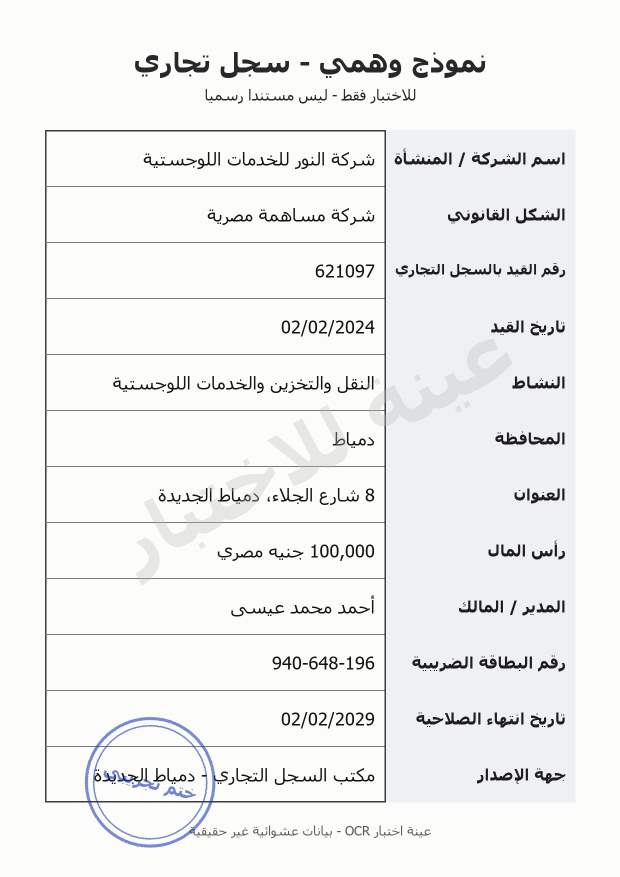
#> input picture images/sample_01_clean.jpg, 1240 x 1754 px (shown at 1/2 size)
$ python -i preprocess.py   (imports and definitions only)   (older library calls are emulated)
#> lines starting #> are read from the running program, lines starting #| are printed output that depends on the picture; after the words box and inside, x2 and y2 are one past the last pixel; in counts of white or black regions, pixels touching at a corner belong together
"""
Enforced OpenCV Preprocessing Gate & Quality Assessment.

Every image entering any OCR engine MUST pass through `preprocess_image(...)` and be
wrapped in a `PreprocessResult` object. OCR engines reject raw numpy arrays.

Configurable steps (for ablation & production tuning):
  1. Orientation check (EXIF already applied in ingest + optional 90/180/270 Tesseract OSD)
  2. Resolution normalization (~200-300 DPI equivalent, bounded for CPU speed)
  3. Perspective correction (4-corner contour warp for phone photos when clearly quadrilateral)
  4. Fine deskew (Hough line transform, |angle| > 0.5 deg)
  5. Blue/violet stamp ink suppression (HSV mask protecting dark neutral text pixels)
  6. Illumination / shadow normalization (background estimation + division)
  7. CLAHE contrast enhancement
  8. Mild dot-preserving denoising (bilateral / gentle fastNlMeans)
  9. Conditional mild sharpening (only when blurry, preserving Arabic dots)
  10. Optional Variant B (adaptive-threshold binarization)
"""

from __future__ import annotations

import math
from dataclasses import dataclass, field
from typing import Any, Dict, List, Optional, Tuple, Union

import cv2
import numpy as np
from PIL import Image


@dataclass
class PreprocessConfig:
    """Toggles for every CV preprocessing step (defaults verified on dev + held-out eval)."""

    fix_orientation: bool = True
    perspective_correction: bool = True
    deskew: bool = True                 # Kept: +4.2% All12, +50% Office in ablation
    stamp_suppression: bool = True      # Kept: +4.2% All12, +50% Office in ablation
    illumination_norm: bool = True      # Kept: +4.2% All12 in ablation
    clahe: bool = True                  # Kept: disabling with denoise regressed held-out digit acc 98.65% -> 92.79%
    denoise: bool = True                # Kept: disabling with clahe regressed held-out Clean/Scan accuracy
    conditional_sharpen: bool = False   # Disabled: 0% gain in ablation
    generate_variant_b: bool = False    # Disabled: 0% gain at +36% latency in ablation
    target_min_short_side: int = 1100
    target_max_long_side: int = 2100


@dataclass
class PreprocessResult:
    """Mandatory input container for all OCR engines (enforces preprocessing gate)."""

    variant_a: np.ndarray  # Grayscale/enhanced uint8 image (primary)
    variant_b: Optional[np.ndarray]  # Adaptive-binarized uint8 image (optional)
    color_clean: np.ndarray  # Oriented/deskewed BGR uint8 image (for UI crop & HSV inspection)
    quality: Dict[str, Any]
    report: Dict[str, Any]
    page: int = 1
    _gate_token: str = field(default="regocr_preprocessed_v3", repr=False)


def to_cv2_image(image_input: Union[str, np.ndarray, Image.Image]) -> np.ndarray:
    """Converts a file path, PIL Image, or numpy array to a BGR cv2 image."""
    if isinstance(image_input, str):
        img = cv2.imread(image_input)
        if img is None:
            raise FileNotFoundError(f"Could not load image: {image_input}")
        return img
    elif isinstance(image_input, Image.Image):
        rgb = np.array(image_input.convert("RGB"))
        return cv2.cvtColor(rgb, cv2.COLOR_RGB2BGR)
    elif isinstance(image_input, np.ndarray):
        if image_input.ndim == 2:
            return cv2.cvtColor(image_input, cv2.COLOR_GRAY2BGR)
        if image_input.ndim == 3 and image_input.shape[2] == 4:
            return cv2.cvtColor(image_input, cv2.COLOR_BGRA2BGR)
        return image_input.copy()
    raise TypeError(f"Unsupported image type: {type(image_input)}")


def to_grayscale(img: np.ndarray) -> np.ndarray:
    """Converts image to single-channel grayscale if needed."""
    if img.ndim == 2:
        return img
    if img.ndim == 3:
        if img.shape[2] == 4:
            img = cv2.cvtColor(img, cv2.COLOR_BGRA2BGR)
        return cv2.cvtColor(img, cv2.COLOR_BGR2GRAY)
    raise ValueError(f"Invalid image shape: {img.shape}")


def detect_coarse_orientation(gray: np.ndarray) -> int:
    """Detect 0/90/180/270 degree rotation using Tesseract OSD if available; returns 0 if unsure."""
    try:
        import pytesseract

        h, w = gray.shape[:2]
        # Downscale for speed
        scale = min(1.0, 1000.0 / max(h, w))
        small = cv2.resize(gray, (int(w * scale), int(h * scale)), interpolation=cv2.INTER_AREA) if scale < 1.0 else gray
        osd = pytesseract.image_to_osd(small, output_type=pytesseract.Output.DICT)
        rot = int(osd.get("rotate", 0))
        conf = float(osd.get("orientation_conf", 0.0))
        if rot in (90, 180, 270) and conf >= 3.0:
            return rot
    except Exception:
        pass
    return 0


# [8 lines left out: function rotate_90_multiples, not called in this run]


def detect_skew_angle(gray: np.ndarray) -> float:
    """Detects fine skew angle in degrees (-30 to +30) using Hough line transform."""
    h, w = gray.shape[:2]
    max_dim = 1200
    if max(h, w) > max_dim:
        scale = max_dim / max(h, w)
        small = cv2.resize(gray, (int(w * scale), int(h * scale)), interpolation=cv2.INTER_AREA)
    else:
        small = gray

    edges = cv2.Canny(small, 50, 150, apertureSize=3)
    lines = cv2.HoughLinesP(
        edges, 1, np.pi / 180, threshold=90, minLineLength=int(small.shape[1] * 0.15), maxLineGap=20
    )

    angles: List[float] = []
    if lines is not None and len(lines) > 0:
        for x1, y1, x2, y2 in lines.reshape(-1, 4):
            dx = int(x2) - int(x1)
            dy = int(y2) - int(y1)
            if dx == 0:
                continue
            angle = math.degrees(math.atan2(dy, dx))
            if -25.0 <= angle <= 25.0:
                angles.append(angle)

    if angles:
        return float(np.median(angles))
    return 0.0


# [146 lines left out: functions rotate_image, _order_quad_points, try_perspective_correction, suppress_colored_stamps, normalize_illumination, not called in this run]


def assess_image_quality(image: Union[np.ndarray, Image.Image]) -> Dict[str, Any]:
    """Computes quality score [0.0 - 1.0] and detects actionable quality issues.

    Uses noise-decoupled blur (`Laplacian(GaussianBlur(3x3))`) so heavy grain noise
    cannot disguise a blurry image as sharp.
    """
    img = to_cv2_image(image)
    gray = to_grayscale(img)
    h, w = gray.shape[:2]
#> h = 1754; w = 1240
    issues: List[str] = []

    # 1. Resolution (measured on original input before upscaling!)
    min_dim = min(h, w)
#> min_dim = 1240
    total_pixels = h * w
#> total_pixels = 2174960
    if min_dim < 800 or total_pixels < 780_000:
        issues.append("low_resolution")

    # Normalize evaluation scale to ~1000px long side so DPI differences don't distort blur/noise
    norm_scale = 1000.0 / max(h, w)
#> norm_scale = 0.57
    eval_gray = (
        cv2.resize(gray, (int(w * norm_scale), int(h * norm_scale)), interpolation=cv2.INTER_AREA)
        if norm_scale < 1.0
        else gray
    )
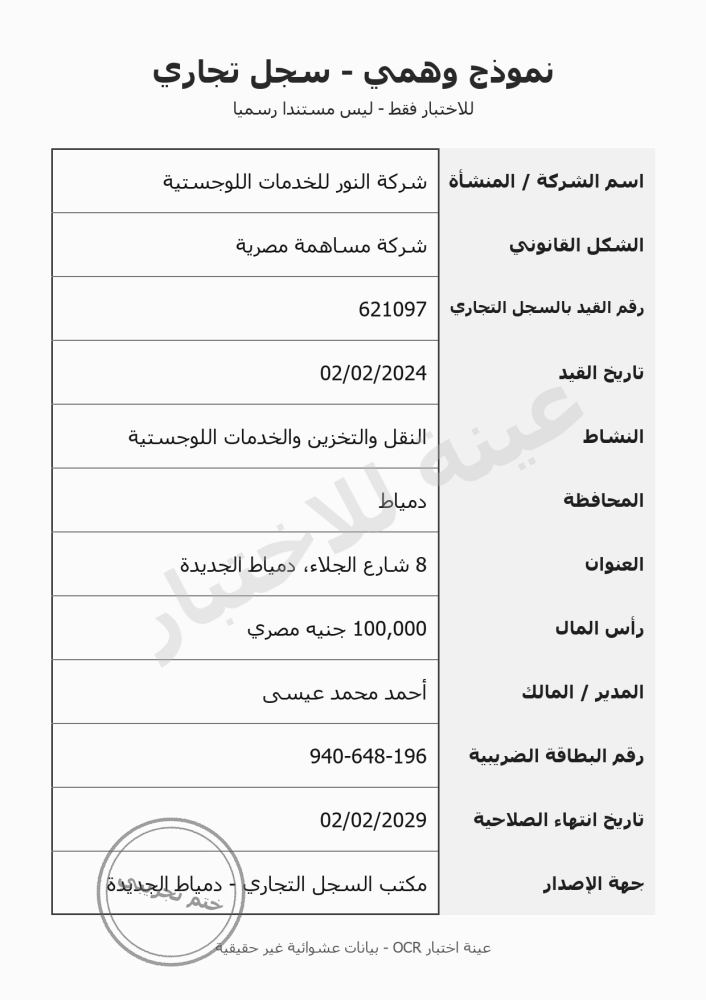
#> eval_gray: shape (1000, 706); min 17, max 254, mean 239.9

    # 2. Noise-decoupled blur via Laplacian variance after 3x3 Gaussian smoothing
    smooth3 = cv2.GaussianBlur(eval_gray, (3, 3), 0)
    lap_var = float(cv2.Laplacian(smooth3, cv2.CV_64F).var())
#> lap_var = 386.6
    if lap_var < 72.0:
        issues.append("blurry")

    # 3. Brightness / Darkness
    mean_val = float(np.mean(eval_gray))
#> mean_val = 239.9
    if mean_val < 65.0:
        issues.append("dark")

    # 4. Skew
    skew = detect_skew_angle(eval_gray)
#> in detect_skew_angle, `edges = cv2.Canny(small, 50, 150, apertureSize=3)`:
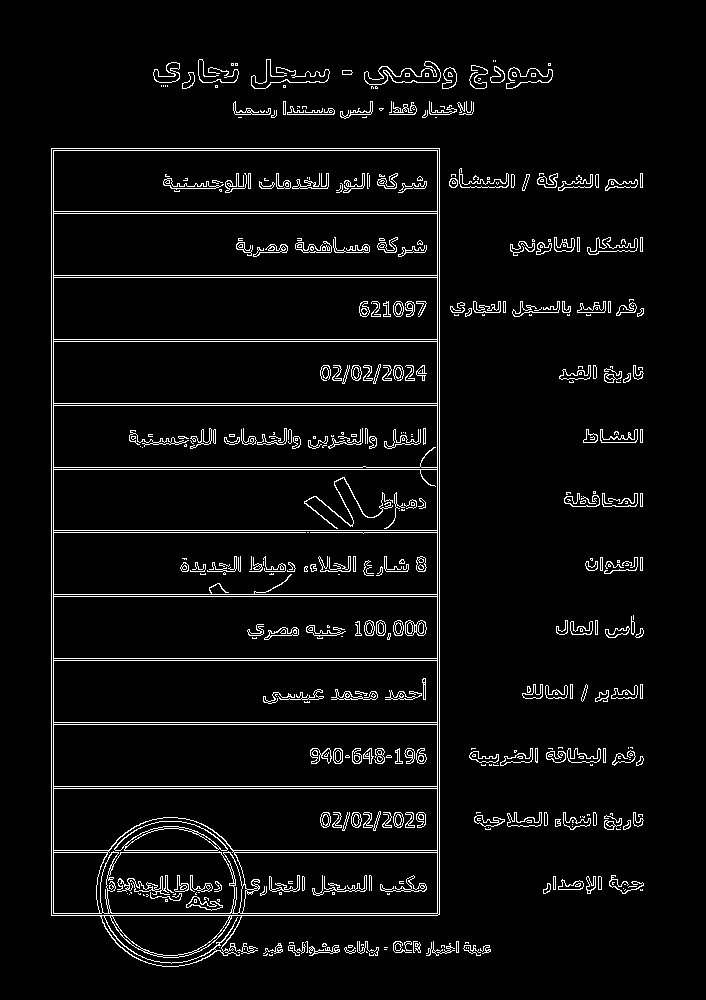
#> edges: shape (1000, 706); 4.8% white in thin lines or dots, all inside (x1, y1, x2, y2) = (51, 59, 644, 967)
#> in detect_skew_angle, `lines = cv2.HoughLinesP( edges, 1, np.pi / 180, threshold=90, minLineL..`: lines = 93 rows, first 6: [53, 915, 53, 148], [437, 915, 437, 148], [439, 914, 439, 148], [51, 915, 51, 148], [54, 341, 436, 341], [54, 150, 436, 150]
#> the loop in detect_skew_angle, `for x1, y1, x2, y2 in lines.reshape(-1, 4):` made 93 passes
#> (x1, y1, x2, y2, dx, dy, angle) on passes 5 to 16: (54, 341, 436, 341, 382, 0, 0), (54, 150, 436, 150, 382, 0, 0), (54, 213, 436, 213, 382, 0, 0), (54, 786, 436, 786, 382, 0, 0), (54, 913, 436, 913, 382, 0, 0), (54, 532, 436, 532, 382, 0, 0), (54, 658, 436, 658, 382, 0, 0), (54, 275, 436, 275, 382, 0, 0), (52, 915, 436, 915, 384, 0, 0), (54, 403, 436, 403, 382, 0, 0), (54, 530, 436, 530, 382, 0, 0), (54, 594, 436, 594, 382, 0, 0)
#> (dx, dy, angle) on passes 61 to 66: (173, 0, 0), (265, 0, 0), (330, 0, 0), (330, 0, 0), (136, -4, -1.68), (145, -5, -1.97)
#> after the loop in detect_skew_angle, `for x1, y1, x2, y2 in lines.reshape(-1, 4):`: angles = 89 values, max 0.947 at index 88, min -2.06 at index 70, mean -0.13
#> skew = 0
    if abs(skew) > 3.5:
        issues.append("skewed")

    # 5. Noise (median residual on native-or-1000px gray)
    denoised_est = cv2.medianBlur(eval_gray, 3)
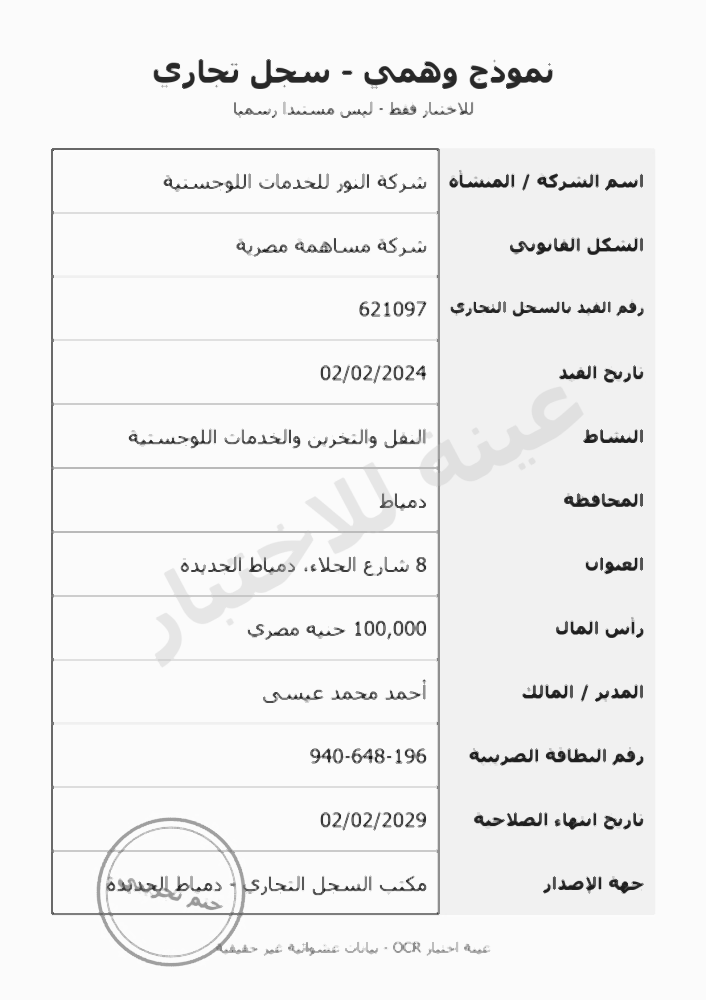
#> denoised_est: shape (1000, 706); min 21, max 252, mean 241.1
    noise_level = float(np.mean(cv2.absdiff(eval_gray, denoised_est)))
#> noise_level = 1.82
    if noise_level > 3.0:
        issues.append("noisy")

    # 6. Illumination uniformity
    eh, ew = eval_gray.shape[:2]
#> eh = 1000; ew = 706
    gh, gw = max(1, eh // 4), max(1, ew // 4)
#> gh = 250; gw = 176
    tiles = [
        float(np.percentile(eval_gray[r * gh : (r + 1) * gh, c * gw : (c + 1) * gw], 85))
        for r in range(4)
        for c in range(4)
    ]
#> tiles = [251, 251, 251, 251, 251, 251, 251, 251, 251, 251, 251, 251, 251, 251, 251, 251]
    illum_std = float(np.std(tiles)) if tiles else 0.0
#> illum_std = 0
    illum_score = max(0.0, min(1.0, round(1.0 - (illum_std / 60.0), 3)))
#> illum_score = 1
    if illum_std > 28.0:
        issues.append("uneven_illumination")

    # Score calculation
    score = 1.0
    penalties = {
        "low_resolution": 0.30,
        "blurry": 0.38,
        "dark": 0.15,
        "skewed": 0.08,
        "noisy": 0.22,
        "uneven_illumination": 0.08,
        "cropped": 0.20,
    }
    for iss in issues:
        score -= penalties.get(iss, 0.10)

    score = max(0.0, min(1.0, round(score, 2)))
    return {
        "score": score,
        "issues": issues,
        "laplacian_var": round(lap_var, 1),
        "mean_brightness": round(mean_val, 1),
        "skew_angle": round(skew, 2),
        "noise_level": round(noise_level, 2),
        "illumination_score": illum_score,
        "resolution": [w, h],
    }


def preprocess_image(
    image: Union[np.ndarray, Image.Image],
    config: Optional[PreprocessConfig] = None,
    page: int = 1,
) -> PreprocessResult:
    """Single enforced CV preprocessing entry point returning a `PreprocessResult`."""
    cfg = config or PreprocessConfig()
    bgr = to_cv2_image(image)
    steps_applied: List[str] = []

    # Assess original image quality BEFORE resizing/enhancing so bad images are honestly flagged!
    quality = assess_image_quality(bgr)
#> quality = {'score': 1, 'issues': [], 'laplacian_var': 386.6, 'mean_brightness': 239.9, 'skew_angle': 0, 'noise_level': 1.82, 'illumination_score': 1, 'resolution': [1240, 1754]}

    # 1. Coarse 90/180/270 orientation check
    orientation_angle = 0
    if cfg.fix_orientation:
        orientation_angle = detect_coarse_orientation(to_grayscale(bgr))
#> in detect_coarse_orientation, `h, w = gray.shape[:2]`: h = 1754; w = 1240
#> in detect_coarse_orientation, `scale = min(1.0, 1000.0 / max(h, w))`: scale = 0.57
        if orientation_angle != 0:
            bgr = rotate_90_multiples(bgr, orientation_angle)
            steps_applied.append(f"rotate_{orientation_angle}")

    # 2. Resolution normalization (upscale tiny images, cap giant 300-DPI scans to ~2000px long side)
    h, w = bgr.shape[:2]
    short_side, long_side = min(h, w), max(h, w)
    if short_side < cfg.target_min_short_side:
        scale = cfg.target_min_short_side / float(short_side)
        bgr = cv2.resize(bgr, (int(w * scale), int(h * scale)), interpolation=cv2.INTER_CUBIC)
        steps_applied.append(f"upscale_{scale:.2f}x")
    elif long_side > cfg.target_max_long_side:
        scale = cfg.target_max_long_side / float(long_side)
        bgr = cv2.resize(bgr, (int(w * scale), int(h * scale)), interpolation=cv2.INTER_AREA)
        steps_applied.append(f"downscale_{scale:.2f}x")

    # 3. Perspective correction (phone photos with clear quad boundary)
    perspective_corrected = False
    if cfg.perspective_correction:
        bgr, perspective_corrected = try_perspective_correction(bgr)
        if perspective_corrected:
            steps_applied.append("perspective_warp")

    # 4. Fine deskew
    skew_angle = detect_skew_angle(to_grayscale(bgr))
    if cfg.deskew and abs(skew_angle) > 0.5:
        bgr = rotate_image(bgr, skew_angle)
        steps_applied.append(f"deskew_{skew_angle:.2f}deg")

    color_clean = bgr.copy()

    # 5. Blue/violet stamp ink suppression (HSV)
    stamp_suppressed = False
    if cfg.stamp_suppression:
        gray, stamp_suppressed = suppress_colored_stamps(bgr)
        if stamp_suppressed:
            steps_applied.append("stamp_suppression_hsv")
    else:
        gray = to_grayscale(bgr)

    # 6. Illumination / shadow normalization
    illum_score = float(quality.get("illumination_score", 1.0))
    if cfg.illumination_norm:
        gray, illum_score = normalize_illumination(gray)
        steps_applied.append("illumination_norm")

    # 7. CLAHE contrast enhancement
    if cfg.clahe:
        clahe = cv2.createCLAHE(clipLimit=1.8, tileGridSize=(8, 8))
        gray = clahe.apply(gray)
        steps_applied.append("clahe")

    # 8. Gentle dot-preserving denoising (bilateral filter preserves sharp edges & Arabic dots!)
    if cfg.denoise:
        gray = cv2.bilateralFilter(gray, d=5, sigmaColor=25, sigmaSpace=25)
        steps_applied.append("bilateral_denoise")

    # 9. Conditional mild sharpening ONLY when blurry
    blur_score = float(quality.get("laplacian_var", 0.0))
    if cfg.conditional_sharpen and blur_score < 120.0:
        gauss = cv2.GaussianBlur(gray, (0, 0), sigmaX=1.2)
        gray = cv2.addWeighted(gray, 1.35, gauss, -0.35, 0)
        steps_applied.append("conditional_unsharp")

    variant_a = gray

    # 10. Optional Variant B (adaptive threshold binarization)
    variant_b: Optional[np.ndarray] = None
    if cfg.generate_variant_b:
        variant_b = cv2.adaptiveThreshold(
            variant_a, 255, cv2.ADAPTIVE_THRESH_GAUSSIAN_C, cv2.THRESH_BINARY, 25, 11
        )
        steps_applied.append("variant_b_adaptive_thresh")

    report = {
        "page": page,
        "steps_applied": steps_applied,
        "skew_angle": round(skew_angle, 2),
        "blur_score": round(blur_score, 1),
        "illumination_score": round(illum_score, 3),
        "perspective_corrected": perspective_corrected,
        "orientation_angle": orientation_angle,
        "stamp_suppressed": stamp_suppressed,
        "quality_flags": list(quality.get("issues", [])),
    }

    return PreprocessResult(
        variant_a=variant_a,
        variant_b=variant_b,
        color_clean=color_clean,
        quality=quality,
        report=report,
        page=page,
    )


# [30 lines left out: function crop_field_image, not called in this run]

>>> import cv2
>>> picture = cv2.cvtColor(cv2.imread('../../images/sample_01_clean.jpg'), cv2.COLOR_BGR2RGB)
#> (the run stopped early here; a loop or call above may not have finished)
